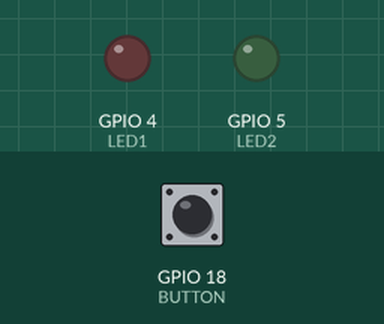
Bench run of a program on a simulated ESP32. Parts: output pins drawn as LEDs (lit = HIGH). The test bench sets the inputs (shaded band); at power-on: GPIO 18 (BUTTON) HIGH.

Above: at 1.2 s.
1.3 s: GPIO 18 (BUTTON) pulled LOW for 0.15 s
At 2.3 s:
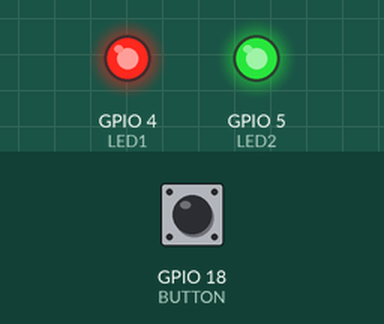
2.9 s: GPIO 18 (BUTTON) pulled LOW for 1 s
At 3.6 s:
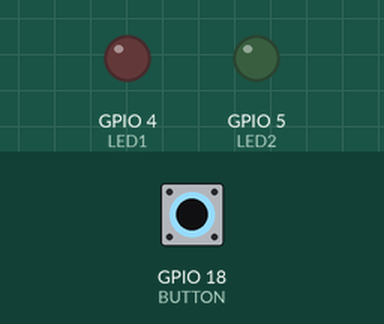
5.4 s: GPIO 18 (BUTTON) pulled LOW for 3.2 s
At 6.7 s:
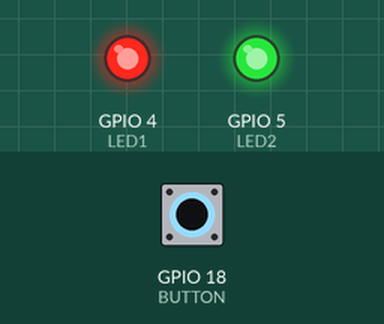
Timing chart, 0 to 8.4 s (numbered marks = the images above; inputs shaded):
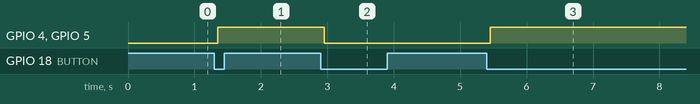

The program:

main.cpp
```cpp
#include <Arduino.h>

const int BUTTON = 18;
const int LED1 = 4;
const int LED2 = 5;

bool ledState = LOW;
bool buttonState = HIGH;
bool lastButtonReading = HIGH;

unsigned long lastDebounceTime = 0;
const unsigned long debounceDelay = 50;

void setup() {
  pinMode(LED1, OUTPUT);
  pinMode(LED2, OUTPUT);
  pinMode(BUTTON, INPUT_PULLUP);

  digitalWrite(LED1, ledState);
  digitalWrite(LED2, ledState);
}

void loop() {
  bool reading = digitalRead(BUTTON);

  if (reading != lastButtonReading) {
    lastDebounceTime = millis();
  }

  if (millis() - lastDebounceTime > debounceDelay) {
    if (reading != buttonState) {
      buttonState = reading;

      if (buttonState == LOW) {
        ledState = !ledState;
        digitalWrite(LED1, ledState);
        digitalWrite(LED2, ledState);
      }
    }
  }

  lastButtonReading = reading;
}
```

Measured:
- after the input at 1.3 s, GPIO 4 (LED1), GPIO 5 (LED2): LOW → HIGH after 0.05 s
- after the input at 2.9 s, GPIO 4 (LED1), GPIO 5 (LED2): HIGH → LOW after 0.05 s
- after the input at 5.4 s, GPIO 4 (LED1), GPIO 5 (LED2): LOW → HIGH after 0.05 s
